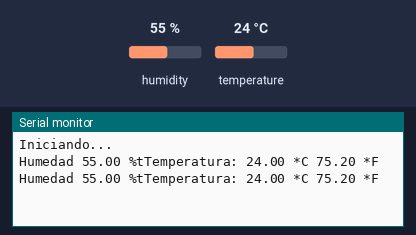
Bench run of a sketch on a simulated Arduino Uno, built with avr-gcc and run on an emulated ATmega328P. Parts: the last lines printed to the serial monitor. The test bench sets the inputs (shaded band); at power-on: humidity 55 %, temperature 24 °C.

Above: at 4.8 s.
4.9 s: humidity set to 22 %
At 6.8 s:
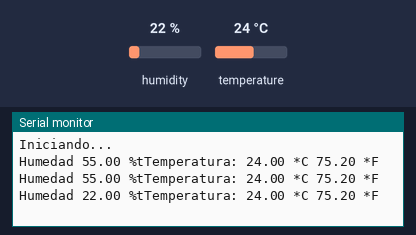
7.9 s: temperature set to 12 °C
At 8.6 s:
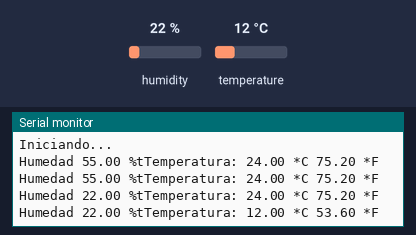
10.9 s: humidity set to 40 %
At 13.3 s:
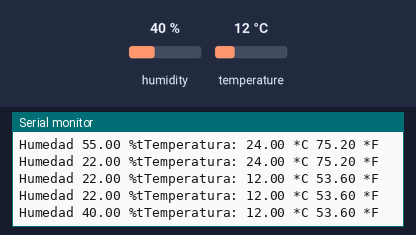
Timing chart, 0 to 14.8 s (numbered marks = the images above; inputs shaded):
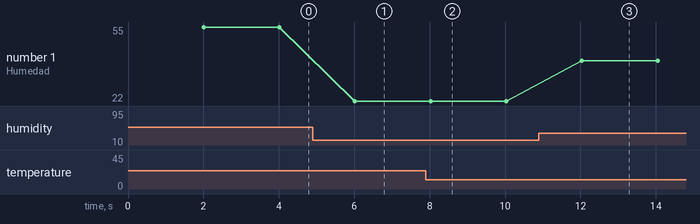

Measured:
- after the input at 4.9 s, the serial monitor: prints a new line after 1.1 s (image 1)
- after the input at 7.9 s, the serial monitor: prints a new line after 0.13 s (image 2)
- after the input at 10.9 s, the serial monitor: prints a new line after 1.1 s (image 3)
- plotted number 1: 55 → 22 after the input at 4.9 s, 22 → 40 after the input at 10.9 s

The sketch:

DHT22_solo.ino
```cpp
#include "DHT.h"

#define DHTPIN 2     // Pin donde está conectado el sensor

//#define DHTTYPE DHT11   // Descomentar si se usa el DHT 11
#define DHTTYPE DHT22   // Sensor DHT22

DHT dht(DHTPIN, DHTTYPE);

void setup() {
  Serial.begin(9600);
  Serial.println("Iniciando...");
  dht.begin();
}
void loop() {
  delay(2000);
  float h = dht.readHumidity(); //Leemos la Humedad
  float t = dht.readTemperature(); //Leemos la temperatura en grados Celsius
  float f = dht.readTemperature(true); //Leemos la temperatura en grados Fahrenheit
  //--------Enviamos las lecturas por el puerto serial-------------
  Serial.print("Humedad ");
  Serial.print(h);
  Serial.print(" %t");
  Serial.print("Temperatura: ");
  Serial.print(t);
  Serial.print(" *C ");
  Serial.print(f);
  Serial.println(" *F");
}
```
